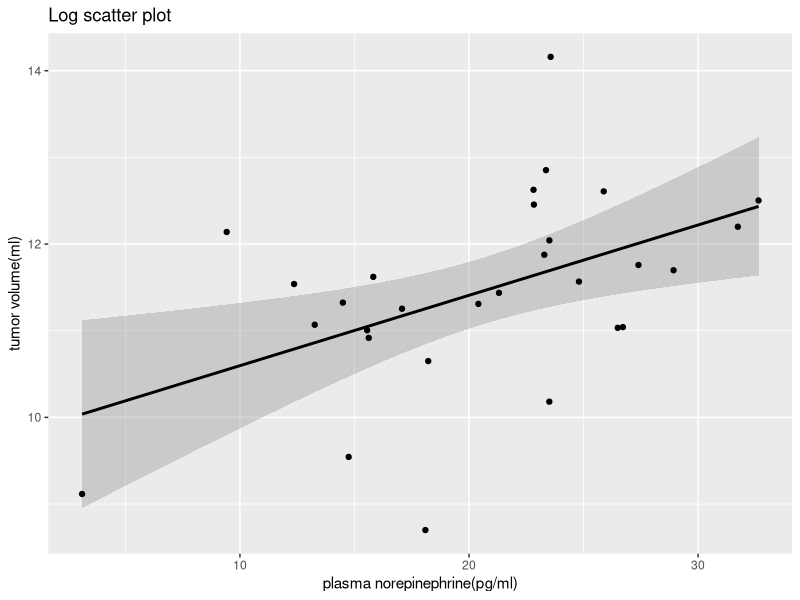

Source code (R):
# import data
data <- read.csv(file="3.ex.Funding.csv", header=T)
id <- data$id
dollar <- data$dollars
incid <- data$incid
preval <- data$preval
hospdays <- data$hospdays
mort <- data$mort
yll <- data$yrslost
daly <- data$disabil

logdol <- log(dollar)
loghd <- log(hospdays)
logmo <- log(mort)
logyll <- log(yll)
logdy <- log(daly)

library(MASS)
library(ggplot2)

logfund <- data.frame(logdol=logdol, loghd=loghd, logmo = logmo, logyll = logyll, logdy = logdy)

ptum <- ggplot(data = logfund, aes(x = loghd+logmo+logyll+logdy, y = logdol)) +
  geom_smooth(method = "lm", se=TRUE, 
              color="black", formula = y ~ x) +
  geom_point()+
  labs(title="Log scatter plot",x="plasma norepinephrine(pg/ml)",
                y="tumor volume(ml)")
ptum
